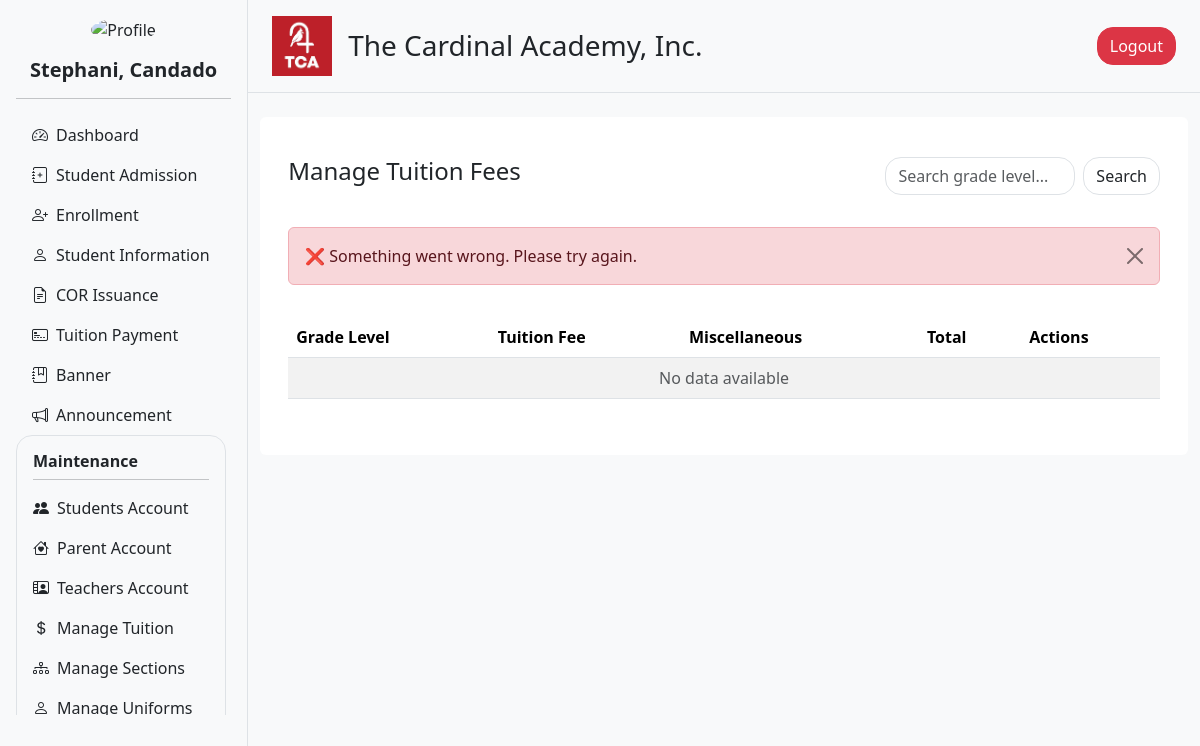
Before: /admin/tuition.php?status=error (signed in) with the older database file.
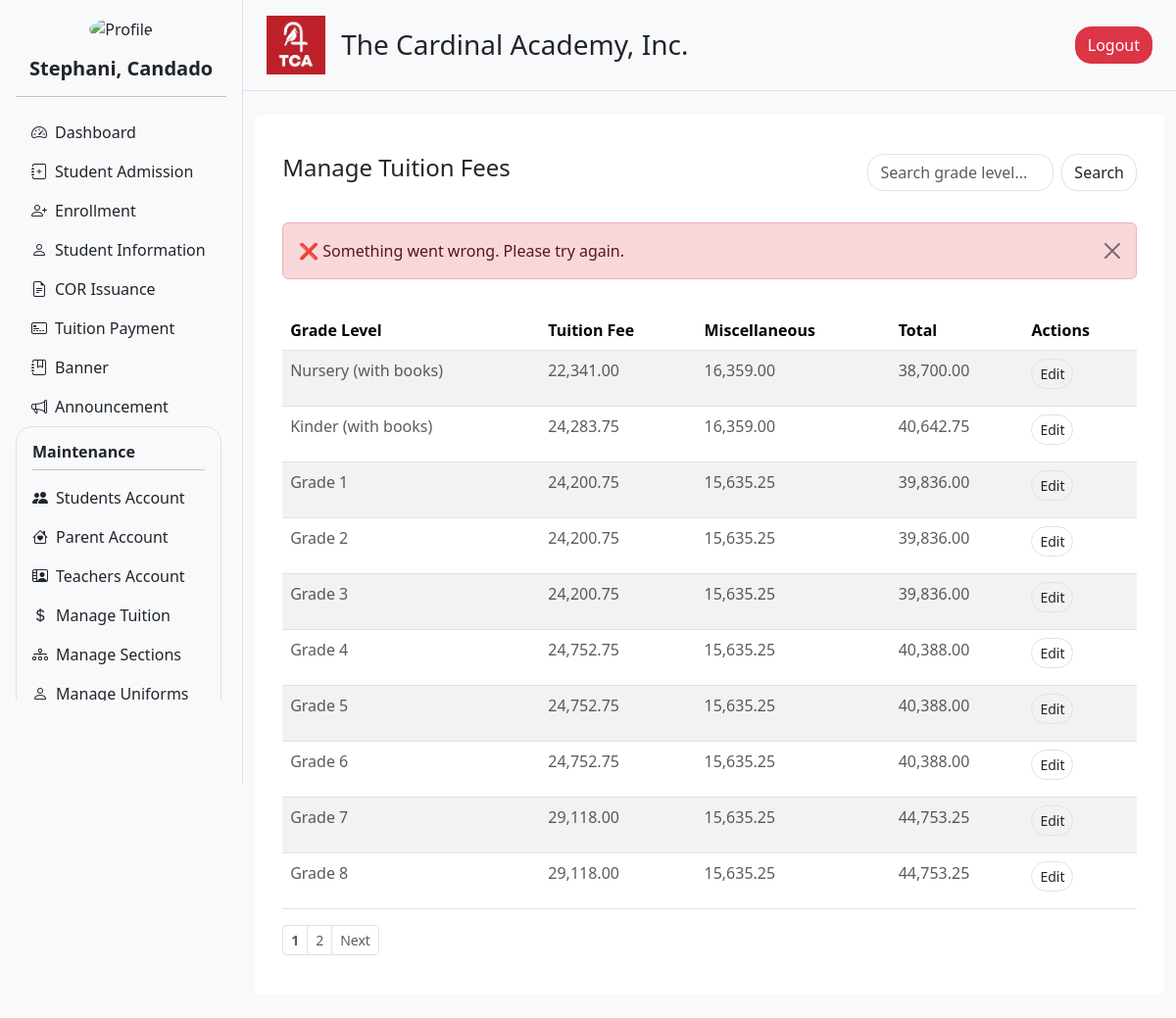
After: the same page with the newer database file.
### tables this page shows
CREATE TABLE `tuition_fees` (
  `id` int(11) NOT NULL,
  `grade_level` varchar(50) NOT NULL,
  `tuition_fee` decimal(10,2) NOT NULL DEFAULT 0.00,
  `miscellaneous` decimal(10,2) NOT NULL DEFAULT 0.00,
  `total` decimal(10,2) NOT NULL
);

### admin/navigation.php (called while the page is built, shortened)
<?php
include 'header.php';
include 'user_info.php';
$user_info = getUserInfo();
?>

### admin/user_info.php (called while the page is built, shortened)
<?php
include '../db_connection.php';
function getUserInfo() {
    global $conn;
    $user_id = $_SESSION['user_id'];
    $sql = "SELECT first_name, last_name, profile FROM users WHERE user_id = ?";
    $stmt = $conn->prepare($sql);
    $stmt->bind_param("i", $user_id);
    $stmt->execute();
    $result = $stmt->get_result();
    $user = $result->fetch_assoc();
    $full_name = htmlspecialchars($user['first_name'] . ', ' . $user['last_name']);
    $profile_image = !empty($user['profile'])
        ? '../static/uploads/' . htmlspecialchars($user['profile'])
        : '../static/uploads/default_profile.jpg';
    return [
        'full_name' => $full_name,
        'profile_image' => $profile_image
    ];
}
?>

### admin/tuition.php (the view, shortened to what the changed rows need)
<?php include '../db_connection.php';  ?>
<?php
$limit = 10;
$page = isset($_GET['page']) && is_numeric($_GET['page']) ? (int) $_GET['page'] : 1;
$search = isset($_GET['search']) ? trim($_GET['search']) : '';
$offset = ($page - 1) * $limit;
$count_query = "SELECT COUNT(*) as total FROM tuition_fees
                WHERE grade_level LIKE ?";
$stmt_count = $conn->prepare($count_query);
$search_param = "%$search%";
$stmt_count->bind_param('s', $search_param);
$stmt_count->execute();
$count_result = $stmt_count->get_result();
$total = $count_result->fetch_assoc()['total'];
$total_pages = ceil($total / $limit);
$query = "SELECT id, grade_level, tuition_fee, miscellaneous, total
          FROM tuition_fees
          WHERE grade_level LIKE ?
          ORDER BY id ASC
          LIMIT ? OFFSET ?";
$stmt = $conn->prepare($query);
$stmt->bind_param('sii', $search_param, $limit, $offset);
$stmt->execute();
$result = $stmt->get_result();
?>
<!DOCTYPE html>
<html lang="en">
<head>
  <?php include 'header.php' ?>
</head>
<body>
<div class="d-flex flex-row bg-light">
  <?php include 'navigation.php' ?>
  <div class="content flex-grow-1">
    <?php include 'nav_top.php' ?>
    <div class="container my-4">
      <div class="row g-4">
        <div class="col-12">
          <div class="rounded p-3 bg-white">
            <div class="container my-4">
              <div class="table-responsive">
                <table class="table table-striped">
                  <thead>
                    <tr>
                      <th scope="col">Grade Level</th>
                      <th scope="col">Tuition Fee</th>
                      <th scope="col">Miscellaneous</th>
                      <th scope="col">Total</th>
                      <th scope="col">Actions</th>
                    </tr>
                  </thead>
                  <tbody>
                      <?php if ($result->num_rows > 0): ?>
                        <?php while ($row = $result->fetch_assoc()): ?>
                          <tr class="text-muted">
                            <td><p class="text-muted"><?= htmlspecialchars($row['grade_level']) ?></p></td>
                            <td><p class="text-muted"><?= number_format($row['tuition_fee'], 2) ?></p></td>
                            <td><p class="text-muted"><?= number_format($row['miscellaneous'], 2) ?></p></td>
                            <td><p class="text-muted"><?= number_format($row['total'], 2) ?></p></td>
                            <td>
                              <a href="update_tuition.php?id=<?= $row['id'] ?>" class="btn btn-sm border rounded-4">Edit</a>
                            </td>
                          </tr>
                        <?php endwhile; ?>
                      <?php else: ?>
                        <tr>
                          <td colspan="5" class="text-center text-muted">No data available</td>
                        </tr>
                      <?php endif; ?>
                    </tbody>
                </table>
              </div>
              <?php if ($total_pages > 1): ?>
              <nav aria-label="Page navigation">
                <ul class="pagination justify-content-start pagination-sm">
                  <?php
                    $max_links = 5;
                    $start = max(1, $page - floor($max_links / 2));
                    $end = min($total_pages, $start + $max_links - 1);
                    if ($end - $start < $max_links - 1) {
                      $start = max(1, $end - $max_links + 1);
                    }
                  ?>
                  <?php for ($i = $start; $i <= $end; $i++): ?>
                    <li class="page-item <?= $i == $page ? '' : '' ?>">
                      <a class="page-link text-muted <?= $i == $page ? 'fw-bold' : '' ?>" href="?search=<?= urlencode($search) ?>&page=<?= $i ?>"><?= $i ?></a>
                    </li>
                  <?php endfor; ?>
                  <?php if ($page < $total_pages): ?>
                    <li class="page-item">
                      <a class="page-link text-muted" href="?search=<?= urlencode($search) ?>&page=<?= $page + 1 ?>">Next</a>
                    </li>
                  <?php endif; ?>
                </ul>
              </nav>
              <?php endif; ?>
            </div>
          </div>
        </div>
      </div>
    </div>
  </div>
</div>
</body>
</html>

Changed rows visible on the page:
added tuition_fees: grade_level "Nursery (with books)", tuition_fee "22,341.00", miscellaneous "16,359.00", total "38,700.00"
added tuition_fees: grade_level "Kinder (with books)", tuition_fee "24,283.75", miscellaneous "16,359.00", total "40,642.75"
added tuition_fees: grade_level "Grade 1", tuition_fee "24,200.75", miscellaneous "15,635.25", total "39,836.00"
added tuition_fees: grade_level "Grade 2", tuition_fee "24,200.75", miscellaneous "15,635.25", total "39,836.00"
added tuition_fees: grade_level "Grade 3", tuition_fee "24,200.75", miscellaneous "15,635.25", total "39,836.00"
added tuition_fees: grade_level "Grade 4", tuition_fee "24,752.75", miscellaneous "15,635.25", total "40,388.00"
added tuition_fees: grade_level "Grade 5", tuition_fee "24,752.75", miscellaneous "15,635.25", total "40,388.00"
added tuition_fees: grade_level "Grade 6", tuition_fee "24,752.75", miscellaneous "15,635.25", total "40,388.00"
added tuition_fees: grade_level "Grade 7", tuition_fee "29,118.00", miscellaneous "15,635.25", total "44,753.25"
added tuition_fees: grade_level "Grade 8", tuition_fee "29,118.00", miscellaneous "15,635.25", total "44,753.25"
Other visible differences:
new list line: "1"
new list line: "2"
text no longer shown: "No data available"
text now shown: "Next"
